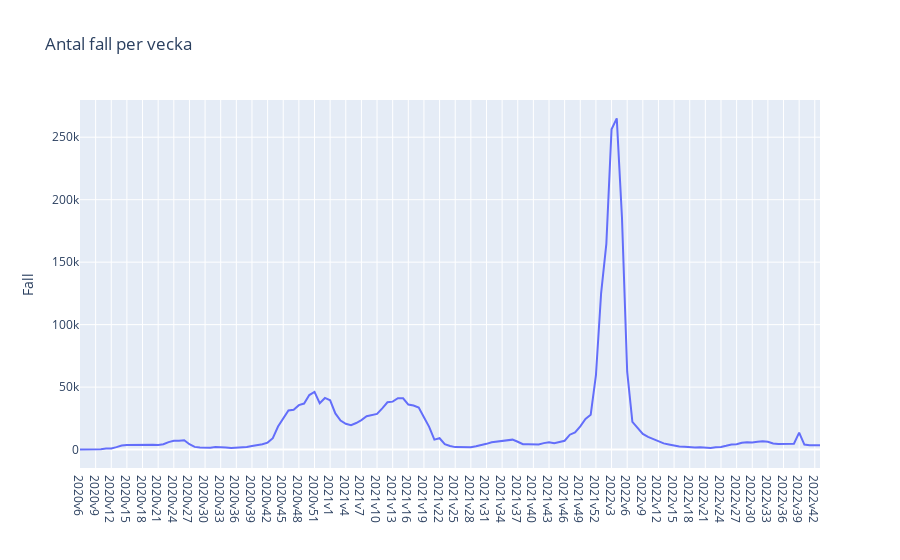

Notebook code cell kept with this figure:
### Code cell
# d)

fig = px.line(
    covid19_veckodata_Riket,
    x='Vecka',
    y='Antal_fall_vecka',
    title='Antal fall per vecka',
    
    labels={
        'Antal_fall_vecka': 'Fall',
        'Vecka': ''
    }
)

fig.show()

fig.write_html("Visualiseringar/nya_fall_per_vecka.html")

### Figure 1 — Plotly figure (JSON) as saved in the notebook; plotly's stock layout.template omitted (floating-point values rounded to 4 significant figures; data arrays with more than 128 entries replaced by an {"elided": "..."} marker saying what was removed)
{"data": [{"hovertemplate": "=%{x}<br>Fall=%{y}<extra></extra>", "legendgroup": "", "line": {"color": "#636efa", "dash": "solid"}, "marker": {"symbol": "circle"}, "mode": "lines", "name": "", "orientation": "v", "showlegend": false, "type": "scatter", "x": {"elided": "143 str values"}, "xaxis": "x", "y": {"elided": "143 int values"}, "yaxis": "y"}], "layout": {"legend": {"tracegroupgap": 0}, "title": {"text": "Antal fall per vecka"}, "xaxis": {"anchor": "y", "domain": [0, 1], "title": {"text": ""}}, "yaxis": {"anchor": "x", "domain": [0, 1], "title": {"text": "Fall"}}}}
